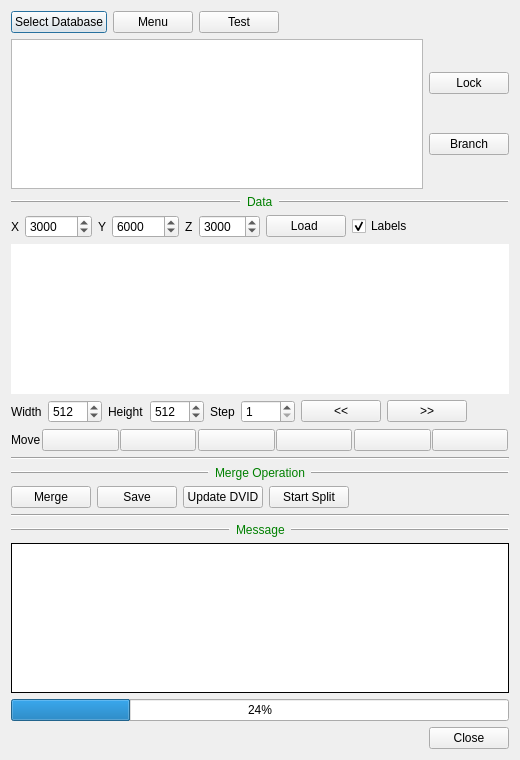
<?xml version="1.0" encoding="UTF-8"?>
<ui version="4.0">
 <class>FlyEmBodyMergeProjectDialog</class>
 <widget class="QDialog" name="FlyEmBodyMergeProjectDialog">
  <property name="geometry">
   <rect>
    <x>0</x>
    <y>0</y>
    <width>520</width>
    <height>760</height>
   </rect>
  </property>
  <property name="sizePolicy">
   <sizepolicy hsizetype="Maximum" vsizetype="Preferred">
    <horstretch>0</horstretch>
    <verstretch>0</verstretch>
   </sizepolicy>
  </property>
  <property name="windowTitle">
   <string>Merge Project</string>
  </property>
  <layout class="QVBoxLayout" name="verticalLayout_5">
   <item>
    <layout class="QHBoxLayout" name="horizontalLayout">
     <item>
      <widget class="QPushButton" name="dvidServerPushButton">
       <property name="text">
        <string>Select Database</string>
       </property>
      </widget>
     </item>
     <item>
      <widget class="QPushButton" name="menuPushButton">
       <property name="text">
        <string>Menu</string>
       </property>
      </widget>
     </item>
     <item>
      <widget class="QPushButton" name="testPushButton">
       <property name="text">
        <string>Test</string>
       </property>
      </widget>
     </item>
     <item>
      <spacer name="horizontalSpacer_5">
       <property name="orientation">
        <enum>Qt::Horizontal</enum>
       </property>
       <property name="sizeHint" stdset="0">
        <size>
         <width>40</width>
         <height>20</height>
        </size>
       </property>
      </spacer>
     </item>
    </layout>
   </item>
   <item>
    <layout class="QHBoxLayout" name="horizontalLayout_4">
     <item>
      <widget class="QTreeView" name="verionTreeView"/>
     </item>
     <item>
      <layout class="QVBoxLayout" name="verticalLayout">
       <item>
        <widget class="QPushButton" name="lockNodePushButton">
         <property name="text">
          <string>Lock</string>
         </property>
        </widget>
       </item>
       <item>
        <widget class="QPushButton" name="branchNodePushButton">
         <property name="text">
          <string>Branch</string>
         </property>
        </widget>
       </item>
      </layout>
     </item>
    </layout>
   </item>
   <item>
    <layout class="QHBoxLayout" name="horizontalLayout_20">
     <item>
      <widget class="Line" name="line_4">
       <property name="frameShadow">
        <enum>QFrame::Raised</enum>
       </property>
       <property name="lineWidth">
        <number>1</number>
       </property>
       <property name="orientation">
        <enum>Qt::Horizontal</enum>
       </property>
      </widget>
     </item>
     <item>
      <widget class="QLabel" name="label_3">
       <property name="sizePolicy">
        <sizepolicy hsizetype="Maximum" vsizetype="Preferred">
         <horstretch>0</horstretch>
         <verstretch>0</verstretch>
        </sizepolicy>
       </property>
       <property name="text">
        <string>&lt;font color=&quot;Green&quot;&gt;Data&lt;/font&gt;</string>
       </property>
       <property name="textFormat">
        <enum>Qt::AutoText</enum>
       </property>
      </widget>
     </item>
     <item>
      <widget class="Line" name="line">
       <property name="frameShadow">
        <enum>QFrame::Raised</enum>
       </property>
       <property name="lineWidth">
        <number>1</number>
       </property>
       <property name="orientation">
        <enum>Qt::Horizontal</enum>
       </property>
      </widget>
     </item>
    </layout>
   </item>
   <item>
    <layout class="QVBoxLayout" name="verticalLayout_2">
     <item>
      <layout class="QVBoxLayout" name="verticalLayout_4">
       <item>
        <layout class="QHBoxLayout" name="horizontalLayout_2">
         <item>
          <widget class="QLabel" name="label_4">
           <property name="text">
            <string>X</string>
           </property>
          </widget>
         </item>
         <item>
          <widget class="QSpinBox" name="xSpinBox">
           <property name="maximum">
            <number>999999</number>
           </property>
           <property name="value">
            <number>3000</number>
           </property>
          </widget>
         </item>
         <item>
          <widget class="QLabel" name="label_2">
           <property name="text">
            <string>Y</string>
           </property>
          </widget>
         </item>
         <item>
          <widget class="QSpinBox" name="ySpinBox">
           <property name="maximum">
            <number>999999</number>
           </property>
           <property name="value">
            <number>6000</number>
           </property>
          </widget>
         </item>
         <item>
          <widget class="QLabel" name="label">
           <property name="text">
            <string>Z</string>
           </property>
          </widget>
         </item>
         <item>
          <widget class="QSpinBox" name="zSpinBox">
           <property name="maximum">
            <number>99999</number>
           </property>
           <property name="value">
            <number>3000</number>
           </property>
          </widget>
         </item>
         <item>
          <widget class="QPushButton" name="loadGrayScalePushButton">
           <property name="text">
            <string>Load </string>
           </property>
          </widget>
         </item>
         <item>
          <widget class="QCheckBox" name="labelCheckBox">
           <property name="text">
            <string>Labels</string>
           </property>
           <property name="checked">
            <bool>true</bool>
           </property>
          </widget>
         </item>
         <item>
          <spacer name="horizontalSpacer">
           <property name="orientation">
            <enum>Qt::Horizontal</enum>
           </property>
           <property name="sizeHint" stdset="0">
            <size>
             <width>40</width>
             <height>20</height>
            </size>
           </property>
          </spacer>
         </item>
        </layout>
       </item>
      </layout>
     </item>
     <item>
      <layout class="QHBoxLayout" name="horizontalLayout_3">
       <item>
        <widget class="QTextEdit" name="infoWidget">
         <property name="autoFillBackground">
          <bool>false</bool>
         </property>
         <property name="frameShape">
          <enum>QFrame::NoFrame</enum>
         </property>
         <property name="frameShadow">
          <enum>QFrame::Plain</enum>
         </property>
         <property name="readOnly">
          <bool>true</bool>
         </property>
        </widget>
       </item>
      </layout>
     </item>
     <item>
      <layout class="QHBoxLayout" name="horizontalLayout_22">
       <item>
        <layout class="QHBoxLayout" name="horizontalLayout_18">
         <item>
          <widget class="QLabel" name="label_6">
           <property name="text">
            <string>Width</string>
           </property>
          </widget>
         </item>
         <item>
          <widget class="QSpinBox" name="widthSpinBox">
           <property name="minimum">
            <number>64</number>
           </property>
           <property name="maximum">
            <number>2048</number>
           </property>
           <property name="value">
            <number>512</number>
           </property>
          </widget>
         </item>
         <item>
          <widget class="QLabel" name="label_8">
           <property name="text">
            <string>Height</string>
           </property>
          </widget>
         </item>
         <item>
          <widget class="QSpinBox" name="heightSpinBox">
           <property name="minimum">
            <number>64</number>
           </property>
           <property name="maximum">
            <number>2048</number>
           </property>
           <property name="value">
            <number>512</number>
           </property>
          </widget>
         </item>
         <item>
          <widget class="QLabel" name="label_5">
           <property name="text">
            <string>Step</string>
           </property>
          </widget>
         </item>
         <item>
          <widget class="QSpinBox" name="stepSpinBox">
           <property name="minimum">
            <number>1</number>
           </property>
           <property name="maximum">
            <number>9999</number>
           </property>
          </widget>
         </item>
         <item>
          <widget class="QPushButton" name="prevSlicePushButton">
           <property name="text">
            <string>&lt;&lt;</string>
           </property>
          </widget>
         </item>
         <item>
          <widget class="QPushButton" name="nextSlicePushButton">
           <property name="text">
            <string>&gt;&gt;</string>
           </property>
          </widget>
         </item>
        </layout>
       </item>
       <item>
        <spacer name="horizontalSpacer_2">
         <property name="orientation">
          <enum>Qt::Horizontal</enum>
         </property>
         <property name="sizeHint" stdset="0">
          <size>
           <width>40</width>
           <height>20</height>
          </size>
         </property>
        </spacer>
       </item>
      </layout>
     </item>
     <item>
      <layout class="QVBoxLayout" name="verticalLayout_3">
       <item>
        <layout class="QHBoxLayout" name="horizontalLayout_5">
         <property name="spacing">
          <number>0</number>
         </property>
         <item>
          <widget class="QLabel" name="label_7">
           <property name="sizePolicy">
            <sizepolicy hsizetype="Maximum" vsizetype="Preferred">
             <horstretch>0</horstretch>
             <verstretch>0</verstretch>
            </sizepolicy>
           </property>
           <property name="text">
            <string>Move</string>
           </property>
          </widget>
         </item>
         <item>
          <layout class="QHBoxLayout" name="horizontalLayout_11">
           <property name="spacing">
            <number>1</number>
           </property>
           <property name="leftMargin">
            <number>1</number>
           </property>
           <property name="rightMargin">
            <number>1</number>
           </property>
           <item>
            <widget class="QPushButton" name="movexyDecPushButton">
             <property name="text">
              <string/>
             </property>
             <property name="icon">
              <iconset resource="gui.qrc">
               <normaloff>:/images/move_upleft.png</normaloff>:/images/move_upleft.png</iconset>
             </property>
            </widget>
           </item>
           <item>
            <widget class="QPushButton" name="movexyIncPushButton">
             <property name="text">
              <string/>
             </property>
             <property name="icon">
              <iconset resource="gui.qrc">
               <normaloff>:/images/move_downright.png</normaloff>:/images/move_downright.png</iconset>
             </property>
            </widget>
           </item>
          </layout>
         </item>
         <item>
          <layout class="QHBoxLayout" name="horizontalLayout_12">
           <property name="spacing">
            <number>1</number>
           </property>
           <property name="leftMargin">
            <number>1</number>
           </property>
           <property name="rightMargin">
            <number>1</number>
           </property>
           <item>
            <widget class="QPushButton" name="movexDecPushButton">
             <property name="text">
              <string/>
             </property>
             <property name="icon">
              <iconset resource="gui.qrc">
               <normaloff>:/images/go-previous.png</normaloff>:/images/go-previous.png</iconset>
             </property>
            </widget>
           </item>
           <item>
            <widget class="QPushButton" name="movexIncPushButton">
             <property name="text">
              <string/>
             </property>
             <property name="icon">
              <iconset resource="gui.qrc">
               <normaloff>:/images/go-next.png</normaloff>:/images/go-next.png</iconset>
             </property>
            </widget>
           </item>
          </layout>
         </item>
         <item>
          <layout class="QHBoxLayout" name="horizontalLayout_13">
           <property name="spacing">
            <number>1</number>
           </property>
           <property name="leftMargin">
            <number>1</number>
           </property>
           <property name="rightMargin">
            <number>1</number>
           </property>
           <item>
            <widget class="QPushButton" name="moveyDecPushButton">
             <property name="text">
              <string/>
             </property>
             <property name="icon">
              <iconset resource="gui.qrc">
               <normaloff>:/images/move_up.png</normaloff>:/images/move_up.png</iconset>
             </property>
            </widget>
           </item>
           <item>
            <widget class="QPushButton" name="moveyIncPushButton">
             <property name="text">
              <string/>
             </property>
             <property name="icon">
              <iconset resource="gui.qrc">
               <normaloff>:/images/move_down.png</normaloff>:/images/move_down.png</iconset>
             </property>
            </widget>
           </item>
          </layout>
         </item>
        </layout>
       </item>
      </layout>
     </item>
    </layout>
   </item>
   <item>
    <layout class="QVBoxLayout" name="upperVerticalLayout"/>
   </item>
   <item>
    <widget class="Line" name="line_8">
     <property name="orientation">
      <enum>Qt::Horizontal</enum>
     </property>
    </widget>
   </item>
   <item>
    <layout class="QHBoxLayout" name="horizontalLayout_10">
     <item>
      <widget class="Line" name="line_2">
       <property name="frameShadow">
        <enum>QFrame::Raised</enum>
       </property>
       <property name="lineWidth">
        <number>1</number>
       </property>
       <property name="midLineWidth">
        <number>0</number>
       </property>
       <property name="orientation">
        <enum>Qt::Horizontal</enum>
       </property>
      </widget>
     </item>
     <item>
      <widget class="QLabel" name="label_9">
       <property name="sizePolicy">
        <sizepolicy hsizetype="Maximum" vsizetype="Preferred">
         <horstretch>0</horstretch>
         <verstretch>0</verstretch>
        </sizepolicy>
       </property>
       <property name="text">
        <string>&lt;html&gt;&lt;head/&gt;&lt;body&gt;&lt;p&gt;&lt;span style=&quot; color:#008000;&quot;&gt;Merge Operation&lt;/span&gt;&lt;/p&gt;&lt;/body&gt;&lt;/html&gt;</string>
       </property>
      </widget>
     </item>
     <item>
      <widget class="Line" name="line_5">
       <property name="frameShadow">
        <enum>QFrame::Raised</enum>
       </property>
       <property name="lineWidth">
        <number>1</number>
       </property>
       <property name="orientation">
        <enum>Qt::Horizontal</enum>
       </property>
      </widget>
     </item>
    </layout>
   </item>
   <item>
    <layout class="QHBoxLayout" name="horizontalLayout_19">
     <item>
      <widget class="QPushButton" name="mergePushButton">
       <property name="text">
        <string>Merge</string>
       </property>
      </widget>
     </item>
     <item>
      <widget class="QPushButton" name="saveResultPushButton">
       <property name="text">
        <string>Save</string>
       </property>
      </widget>
     </item>
     <item>
      <widget class="QPushButton" name="uploadResultPushButton">
       <property name="text">
        <string>Update DVID</string>
       </property>
      </widget>
     </item>
     <item>
      <widget class="QPushButton" name="startSplitPushButton">
       <property name="text">
        <string>Start Split</string>
       </property>
      </widget>
     </item>
     <item>
      <spacer name="horizontalSpacer_3">
       <property name="orientation">
        <enum>Qt::Horizontal</enum>
       </property>
       <property name="sizeHint" stdset="0">
        <size>
         <width>40</width>
         <height>20</height>
        </size>
       </property>
      </spacer>
     </item>
    </layout>
   </item>
   <item>
    <widget class="Line" name="line_3">
     <property name="orientation">
      <enum>Qt::Horizontal</enum>
     </property>
    </widget>
   </item>
   <item>
    <layout class="QHBoxLayout" name="horizontalLayout_21">
     <item>
      <widget class="Line" name="line_6">
       <property name="frameShadow">
        <enum>QFrame::Raised</enum>
       </property>
       <property name="lineWidth">
        <number>1</number>
       </property>
       <property name="orientation">
        <enum>Qt::Horizontal</enum>
       </property>
      </widget>
     </item>
     <item>
      <widget class="QLabel" name="label_10">
       <property name="sizePolicy">
        <sizepolicy hsizetype="Maximum" vsizetype="Preferred">
         <horstretch>0</horstretch>
         <verstretch>0</verstretch>
        </sizepolicy>
       </property>
       <property name="text">
        <string>&lt;font color=&quot;Green&quot;&gt;Message&lt;/font&gt;</string>
       </property>
      </widget>
     </item>
     <item>
      <widget class="Line" name="line_7">
       <property name="frameShadow">
        <enum>QFrame::Raised</enum>
       </property>
       <property name="lineWidth">
        <number>1</number>
       </property>
       <property name="orientation">
        <enum>Qt::Horizontal</enum>
       </property>
      </widget>
     </item>
    </layout>
   </item>
   <item>
    <layout class="QHBoxLayout" name="horizontalLayout_16"/>
   </item>
   <item>
    <widget class="QTextEdit" name="outputWidget">
     <property name="autoFillBackground">
      <bool>false</bool>
     </property>
     <property name="frameShape">
      <enum>QFrame::Box</enum>
     </property>
     <property name="frameShadow">
      <enum>QFrame::Plain</enum>
     </property>
     <property name="readOnly">
      <bool>true</bool>
     </property>
    </widget>
   </item>
   <item>
    <widget class="QProgressBar" name="progressBar">
     <property name="value">
      <number>24</number>
     </property>
    </widget>
   </item>
   <item>
    <widget class="QDialogButtonBox" name="buttonBox">
     <property name="orientation">
      <enum>Qt::Horizontal</enum>
     </property>
     <property name="standardButtons">
      <set>QDialogButtonBox::Close</set>
     </property>
    </widget>
   </item>
  </layout>
 </widget>
 <resources>
  <include location="gui.qrc"/>
 </resources>
 <connections>
  <connection>
   <sender>buttonBox</sender>
   <signal>accepted()</signal>
   <receiver>FlyEmBodyMergeProjectDialog</receiver>
   <slot>accept()</slot>
   <hints>
    <hint type="sourcelabel">
     <x>248</x>
     <y>254</y>
    </hint>
    <hint type="destinationlabel">
     <x>157</x>
     <y>274</y>
    </hint>
   </hints>
  </connection>
  <connection>
   <sender>buttonBox</sender>
   <signal>rejected()</signal>
   <receiver>FlyEmBodyMergeProjectDialog</receiver>
   <slot>reject()</slot>
   <hints>
    <hint type="sourcelabel">
     <x>316</x>
     <y>260</y>
    </hint>
    <hint type="destinationlabel">
     <x>286</x>
     <y>274</y>
    </hint>
   </hints>
  </connection>
 </connections>
</ui>
